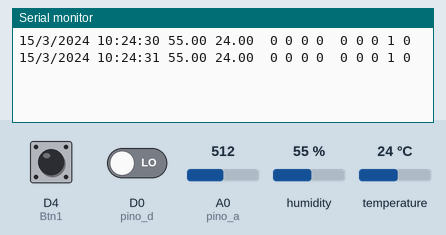
This sketch was run on a simulated ESP8266 (NodeMCU). Shown: the last lines printed to the serial monitor. The test bench sets the inputs (shaded band); at power-on: humidity 55 %, A0 (pino_a) = 512, temperature 24 °C, D4 (Btn1) HIGH, D0 (pino_d) LOW. The local clock reads 2024-03-15 10:24:30 at power-on unless the sketch sets it.

Above: at 1.8 s.
1.9 s: humidity set to 22 %
At 2.9 s:
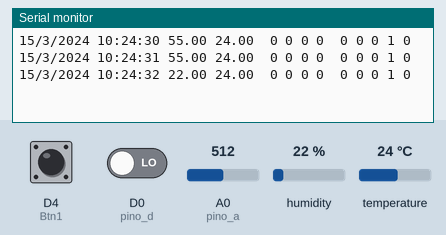
3.4 s: A0 (pino_a) set to 490
At 4.6 s:
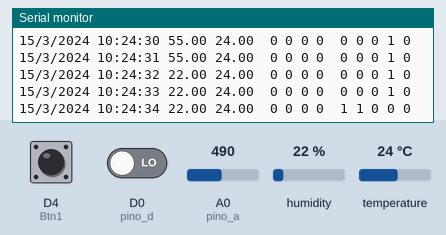
4.9 s: temperature set to 12 °C
At 6.3 s:
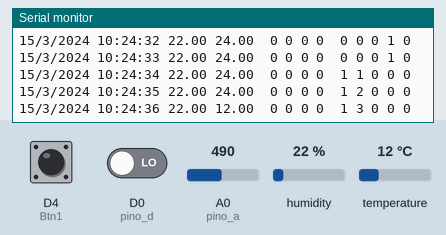
6.4 s: A0 (pino_a) set to 510
At 7.7 s:
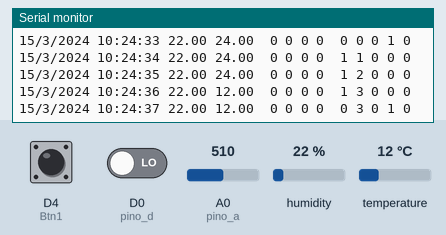
7.9 s: D4 (Btn1) pulled LOW for 1.25 s
At 8.6 s:
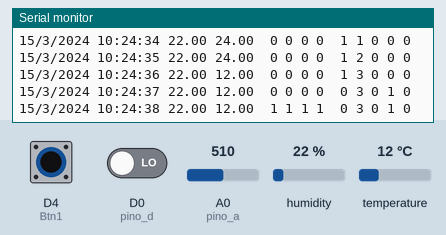
10.6 s: D4 (Btn1) pulled LOW for 1.25 s
At 11.6 s:
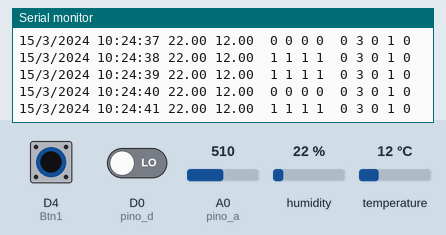
Timing chart, 0 to 13.6 s (numbered marks = the images above; inputs shaded):
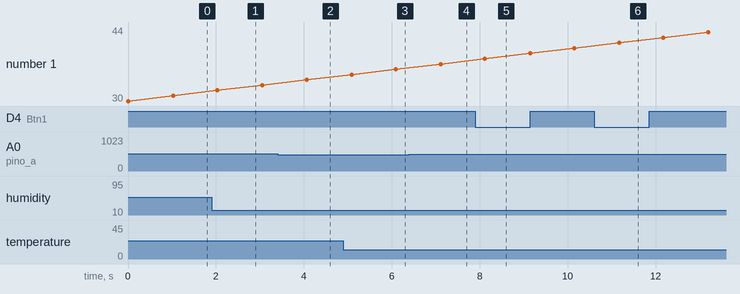

Measured:
- after the input at 1.9 s, the serial monitor: prints a new line after 0.13 s (image 1)
- after the input at 3.4 s, the serial monitor: prints a new line after 0.66 s (image 2)
- after the input at 4.9 s, the serial monitor: prints a new line after 1.2 s (image 3)
- after the input at 6.4 s, the serial monitor: prints a new line after 0.71 s (image 4)
- after the input at 7.9 s, the serial monitor: prints a new line after 0.22 s (image 5)
- after the input at 10.6 s, the serial monitor: prints a new line after 0.57 s (image 6)

The sketch:

Estacao_de_Irrigacao_Chuva_e_DHT11.ino
```cpp
//Progeto Irrigacao automatica com controle de chuva e humidade

//Sensor de temperatura e umdade DHT11
#include "DHT.h" // Inclui a biblioteca DHT

#define DHTPIN D3 // Define que OUT será conectado em D3
#define DHTTYPE DHT11 // Define o modelo de sensor como DHT 11
DHT dht(DHTPIN, DHTTYPE);


//Relogio

#include <Wire.h> //INCLUSÃO DA BIBLIOTECA
#include "RTClib.h" //INCLUSÃO DA BIBLIOTECA

RTC_DS3231 rtc; //OBJETO DO TIPO RTC_DS3231

//DECLARAÇÃO DOS DIAS DA SEMANA
char daysOfTheWeek[7][12] = {"Domingo", "Segunda", "Terça", "Quarta", "Quinta", "Sexta", "Sábado"};


//Chuva
int pino_d = D0; // Pino ligado ao D0 do sensor
int pino_a = A0; // Pino ligado ao A0 do sensor
int val_d = 0;   // Armazena o valor lido do pino digital
int val_a = 0;   // Armazena o valor lido do pino analógico

//Reles
int R1 = D5;
int R2 = D6;
int R3 = D7;
int R4 = D8;

//Botoes
int Btn1 = D4;

//Tempos de acionamento dos Relés
// 600.000 milissegundos = 10minutos
int tempo1 = 600000;
int tempo2 = 600000;
int tempo3 = 600000;
int tempo4 = 600000;

//Hora de Acionamento

const int rows  = 1;;
int horaDeLigar[rows][2] = {{10, 30}};


//Outros

//int timeAcionamento = 10;

int tempoJaMolho = 900;
int tempoDeChuva = 0;
boolean chuva = false;
boolean choveu = false;
int diaAnterior = 0;

boolean Rele1 = false;
boolean Rele2 = false;
boolean Rele3 = false;
boolean Rele4 = false;

boolean Auto = true;

void setup() {
  Serial.begin(9600);

  //Relogio

  if(! rtc.begin()) { // SE O RTC NÃO FOR INICIALIZADO, FAZ
    Serial.println("DS3231 não encontrado"); //IMPRIME O TEXTO NO MONITOR SERIAL
    while(1); //SEMPRE ENTRE NO LOOP
  }
  if(rtc.lostPower()){ //SE RTC FOI LIGADO PELA PRIMEIRA VEZ / FICOU SEM ENERGIA / ESGOTOU A BATERIA, FAZ
    Serial.println("DS3231 OK!"); //IMPRIME O TEXTO NO MONITOR SERIAL
    //REMOVA O COMENTÁRIO DE UMA DAS LINHAS ABAIXO PARA INSERIR AS INFORMAÇÕES ATUALIZADAS EM SEU RTC
    rtc.adjust(DateTime(F(__DATE__), F(__TIME__))); //CAPTURA A DATA E HORA EM QUE O SKETCH É COMPILADO
    //rtc.adjust(DateTime(2018, 9, 29, 15, 00, 45)); //(ANO), (MÊS), (DIA), (HORA), (MINUTOS), (SEGUNDOS)
  }

  //rtc.adjust(DateTime(F(__DATE__), F(__TIME__))); //CAPTURA A DATA E HORA EM QUE O SKETCH É


  //Em teste sempre arruma a Hora

  // Sensor de Chuva INPUT
  pinMode(pino_d, INPUT);
  pinMode(pino_a, INPUT);

  //Sensor DHT11
  dht.begin();

  //Reles
  pinMode(R1, OUTPUT);
  pinMode(R2, OUTPUT);
  pinMode(R3, OUTPUT);
  pinMode(R4, OUTPUT);
  digitalWrite(R1, HIGH);
  digitalWrite(R2, HIGH);
  digitalWrite(R3, HIGH);
  digitalWrite(R4, HIGH);

  //Entradas
  pinMode(Btn1, INPUT);
}

void loop() {
  DateTime now = rtc.now();
  printRelogio();
  sensorDht11();
  sensorChuva();

  if(chuva){
    Auto = false;
    tempoDeChuva++;
    //Serial.print(" Ta Chovendo ");
    if(tempoDeChuva >= tempoJaMolho){
      //Serial.println("Não vai mais irrigar hoje");
      Auto          = false;
      tempoDeChuva  = 0;
      choveu        = true;
      diaAnterior   = now.day();
      digitalWrite(R1, HIGH);
      digitalWrite(R2, HIGH);
      digitalWrite(R3, HIGH);
      digitalWrite(R4, HIGH);
    }

  }else{
    //Acionamento Manual
    if(digitalRead(Btn1) == 0){
      //Serial.println("Inicio Irrigação Manual");
      digitalWrite(R1, LOW);
      digitalWrite(R2, LOW);
      digitalWrite(R3, LOW);
      digitalWrite(R4, LOW);
      Rele1 =          true;
      Rele2 =          true;
      Rele3 =          true;
      Rele4 =          true;
    }else{
      digitalWrite(R1, HIGH);
      digitalWrite(R2, HIGH);
      digitalWrite(R3, HIGH);
      digitalWrite(R4, HIGH);
      Rele1 =          false;
      Rele2 =          false;
      Rele3 =          false;
      Rele4 =          false;

      if(!choveu){
        irrigacaoAuto();
      }else{
        if  ((diaAnterior != now.day() and now.hour() == 12) or
            (dht.readHumidity() < 50.00 and dht.readTemperature() > 35.00 )){
            //(dht.readHumidity() > 40.00 and dht.readTemperature() > 20.00 )){
          //Serial.print(" choveu Desligado ");
          choveu = false;
          tempoDeChuva = 0;
        }
      }
    }
  }
  Serial.print(" ");
  Serial.print(Rele1);
  Serial.print(" ");
  Serial.print(Rele2);
  Serial.print(" ");
  Serial.print(Rele3);
  Serial.print(" ");
  Serial.print(Rele4);
  Serial.print("  ");
  Serial.print(chuva);
  Serial.print(" ");
  Serial.print(tempoDeChuva);
  Serial.print(" ");
  Serial.print(choveu);
  Serial.print(" ");
  Serial.print(Auto);
  Serial.print(" ");
  Serial.print(diaAnterior);
  Serial.print(" ");

  Serial.println();
  delay(1000);
}

int irrigacaoAuto(){
  DateTime now = rtc.now();
  Auto = true;

  //Para cada item na lista testar se é igual a agora

  for ( int i = 0; i < rows; ++i ){
    //Verifica se a hora e minuto atual for igual a algum na lista
    if(now.hour() == horaDeLigar[i][0] and now.minute() == horaDeLigar[i][1]){
      ligaReles();
    }
  }
}

//Liga os Reles 1 de cada vez com duração individual
int ligaReles(){
  Serial.println("");
  digitalWrite(R1, LOW);
  Rele1 = true;
  printRelogio();
  Serial.println(" R1 Ligado");
  delay(tempo1);
  Rele1 = false;
  digitalWrite(R1, HIGH);
  printRelogio();
  Serial.println(" R1 Desligado");
  delay(1000);
  digitalWrite(R2, LOW);
  Rele2 = true;
  printRelogio();
  Serial.println(" R2 Ligado");
  delay(tempo2);
  digitalWrite(R2, HIGH);
  Rele2 = false;
  printRelogio();
  Serial.println(" R2 Desligado");
  delay(1000);
  digitalWrite(R3, LOW);
  Rele3 = true;
  printRelogio();
  Serial.println(" R3 Ligado");
  delay(tempo3);
  digitalWrite(R3, HIGH);
  Rele3 = false;
  printRelogio();
  Serial.println(" R3 Desligado");
  delay(1000);
  digitalWrite(R4, LOW);
  Rele4 = true;
  printRelogio();
  Serial.println(" R4 Ligado");
  delay(tempo4);
  digitalWrite(R4, HIGH);
  Rele4 = false;
  printRelogio();
  Serial.println(" R4 Desligado");
}

int sensorChuva(){
  // Armazena os valores de leitura dos sensores nas variáveis
  val_d = digitalRead(pino_d);
  val_a = analogRead(pino_a);
  // Se a leitura analógica for menor que 300
  if ( val_a < 300) {       // Chuva intensa
    chuva = true;
    //Serial.println("Chuva forte");
  }
  // Se a leitura analógica for menor que 500 e maior que 300
  if (val_a <= 500 && val_a >= 300) { // Chuva moderada
    chuva = true;
    //Serial.println("Chuva moderada");
  }
  // Se a leitura analógica for maior que 500
  if ( val_a > 500) {        // Sem previsão de Chuva
    chuva = false;
    //Serial.println("Sem Chuva");
  }
}

int sensorDht11(){
  float h = dht.readHumidity();     //Le Umidade
  // Indica a temperatura em Celsius (°C)
  float t = dht.readTemperature();  //Le Temperatura

//   Escreve os valores de leitura no monitor serial
  Serial.print(" ");
  Serial.print(h);
  Serial.print(" ");
  //Serial.print(" Temperature: ");
  Serial.print(t);
  Serial.print(" ");
}

int printRelogio(){
    DateTime now = rtc.now();
    //Serial.print("Data: "); //IMPRIME O TEXTO NO MONITOR SERIAL
    Serial.print(now.day(), DEC); //IMPRIME NO MONITOR SERIAL O DIA
    Serial.print('/'); //IMPRIME O CARACTERE NO MONITOR SERIAL
    Serial.print(now.month(), DEC); //IMPRIME NO MONITOR SERIAL O MÊS
    Serial.print('/'); //IMPRIME O CARACTERE NO MONITOR SERIAL
    Serial.print(now.year(), DEC); //IMPRIME NO MONITOR SERIAL O ANO
    Serial.print(" "); //IMPRIME O TEXTO NA SERIAL
    //Serial.print(daysOfTheWeek[now.dayOfTheWeek()]); //IMPRIME NO MONITOR SERIAL O DIA
    //Serial.print("Horas: "); //IMPRIME O TEXTO NA SERIAL
    Serial.print(now.hour(), DEC); //IMPRIME NO MONITOR SERIAL A HORA
    Serial.print(':'); //IMPRIME O CARACTERE NO MONITOR SERIAL
    Serial.print(now.minute(), DEC); //IMPRIME NO MONITOR SERIAL OS MINUTOS
    Serial.print(':'); //IMPRIME O CARACTERE NO MONITOR SERIAL
    Serial.print(now.second(), DEC); //IMPRIME NO MONITOR SERIAL OS SEGUNDOS
    //Serial.print(" "); //QUEBRA DE LINHA NA SERIAL

    //Serial.print("Temperature: ");
    //Serial.print(rtc.getTemperature());
    //Serial.println(" C");
}
```
